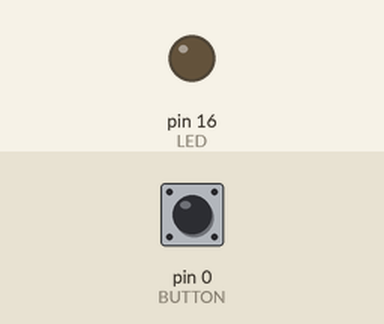
A sketch run on a simulated Arduino Uno, built with avr-gcc and run on an emulated ATmega328P. Shown: output pins drawn as LEDs (lit = HIGH). The test bench sets the inputs (shaded band); at power-on: pin 0 (BUTTON) LOW.

Above: at 1.2 s.
1.3 s: pin 0 (BUTTON) pulled HIGH for 3.2 s
At 4.41 s:
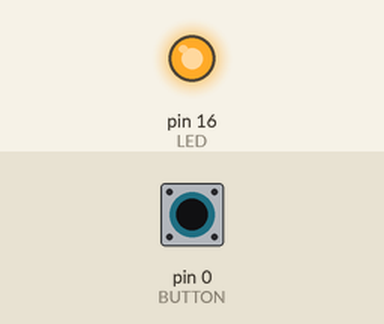
Timing chart, 0 to 6.0 s (numbered marks = the images above; inputs shaded):
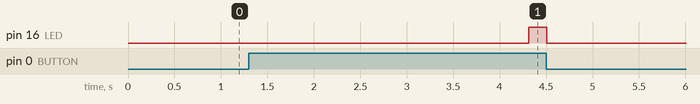

The sketch:

bai_lam_them.ino
```cpp
#define LED             16
#define BUTTON          0
#define DELAY_TIME      10
#define TIME_OPEN_DOOR  (3000 / DELAY_TIME)

enum state_t {
  OPEN_DOOR = 0,
  CLOSE_DOOR,
};

state_t state;
unsigned long count;
bool counting_enable;
bool sensor_state;

void open_door() {
  digitalWrite(LED, LOW);
}

void close_door() {
  digitalWrite(LED, HIGH);
}

void setup() {
  pinMode(LED, OUTPUT);
  close_door();
  pinMode(BUTTON, INPUT);
  state = CLOSE_DOOR;
  sensor_state = false;
  counting_enable = false;
  count = 0;
}

void loop() {
  sensor_state = (digitalRead(BUTTON) == 0) ? true : false;
  switch (state) {
    case CLOSE_DOOR:
      if (sensor_state) {
        open_door();
        state = OPEN_DOOR;
        count = 0;
        counting_enable = true;
      } else {
        close_door();
        counting_enable = false;
      }
      break;
    case OPEN_DOOR:
      if (sensor_state) {
        count = 0;
        break;
      }
      if (count > TIME_OPEN_DOOR) {
        state = CLOSE_DOOR;
      }
      break;
  }
  if (counting_enable) {
    count++;
  }
  delay(DELAY_TIME);
}
```

Measured:
- after the input at 1.3 s, pin 16 (LED): LOW → HIGH after 3.0 s, → LOW 0.19 s later
